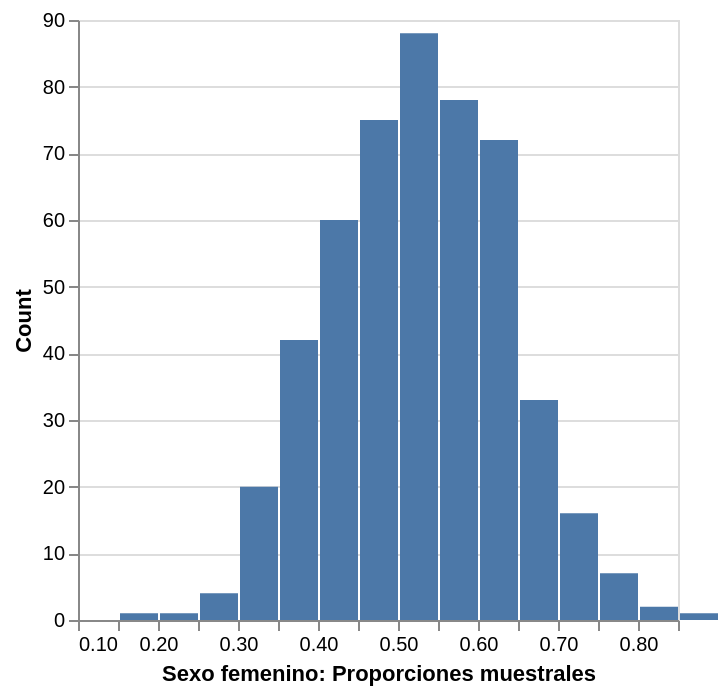

This figure's notebook cell:
### Code cell
sampling_dist = alt.Chart(sample_est).mark_bar().encode(
    x=alt.X("Proporción muestral")
        .bin(maxbins=30)
        .title("Sexo femenino: Proporciones muestrales"),
    y=alt.Y("count()").title("Count"),
)

sampling_dist

### Figure 1 — Vega specification as saved in the notebook (floating-point values rounded to 4 significant figures)
{"$schema": "https://vega.github.io/schema/vega/v6.json", "data": [{"name": "source_0", "values": [{"__count": 42, "bin_maxbins_30_Proporción muestral": 0.35, "bin_maxbins_30_Proporción muestral_end": 0.4}, {"__count": 33, "bin_maxbins_30_Proporción muestral": 0.65, "bin_maxbins_30_Proporción muestral_end": 0.7}, {"__count": 78, "bin_maxbins_30_Proporción muestral": 0.55, "bin_maxbins_30_Proporción muestral_end": 0.6}, {"__count": 75, "bin_maxbins_30_Proporción muestral": 0.45, "bin_maxbins_30_Proporción muestral_end": 0.5}, {"__count": 60, "bin_maxbins_30_Proporción muestral": 0.4, "bin_maxbins_30_Proporción muestral_end": 0.45}, {"__count": 88, "bin_maxbins_30_Proporción muestral": 0.5, "bin_maxbins_30_Proporción muestral_end": 0.55}, {"__count": 16, "bin_maxbins_30_Proporción muestral": 0.7, "bin_maxbins_30_Proporción muestral_end": 0.75}, {"__count": 72, "bin_maxbins_30_Proporción muestral": 0.6, "bin_maxbins_30_Proporción muestral_end": 0.65}, {"__count": 20, "bin_maxbins_30_Proporción muestral": 0.3, "bin_maxbins_30_Proporción muestral_end": 0.35}, {"__count": 7, "bin_maxbins_30_Proporción muestral": 0.75, "bin_maxbins_30_Proporción muestral_end": 0.8}, {"__count": 1, "bin_maxbins_30_Proporción muestral": 0.2, "bin_maxbins_30_Proporción muestral_end": 0.25}, {"__count": 4, "bin_maxbins_30_Proporción muestral": 0.25, "bin_maxbins_30_Proporción muestral_end": 0.3}, {"__count": 2, "bin_maxbins_30_Proporción muestral": 0.8, "bin_maxbins_30_Proporción muestral_end": 0.85}, {"__count": 1, "bin_maxbins_30_Proporción muestral": 0.15, "bin_maxbins_30_Proporción muestral_end": 0.2}, {"__count": 1, "bin_maxbins_30_Proporción muestral": 0.85, "bin_maxbins_30_Proporción muestral_end": 0.9}]}, {"name": "source_0_y_domain___count", "values": [{"min": 1, "max": 88}]}], "signals": [{"name": "bin_maxbins_30_Proporci_n_muestral_bins", "value": {"fields": ["Proporción muestral"], "fname": "bin_Proporción muestral", "start": 0.1, "step": 0.05, "stop": 0.85}}], "marks": [{"type": "rect", "name": "marks", "from": {"data": "source_0"}, "encode": {"update": {"y2": {"value": 0, "scale": "y"}, "x2": {"field": "bin_maxbins_30_Proporción muestral", "scale": "x", "offset": {"signal": "0.5 + (abs(scale(\"x\", datum[\"bin_maxbins_30_Proporción muestral_end\"]) - scale(\"x\", datum[\"bin_maxbins_30_Proporción muestral\"])) < 0.25 ? -0.5 * (0.25 - (abs(scale(\"x\", datum[\"bin_maxbins_30_Proporción muestral_end\"]) - scale(\"x\", datum[\"bin_maxbins_30_Proporción muestral\"])))) : 0.5)"}}, "fill": {"value": "#4c78a8"}, "x": {"field": "bin_maxbins_30_Proporción muestral_end", "scale": "x", "offset": {"signal": "0.5 + (abs(scale(\"x\", datum[\"bin_maxbins_30_Proporción muestral_end\"]) - scale(\"x\", datum[\"bin_maxbins_30_Proporción muestral\"])) < 0.25 ? 0.5 * (0.25 - (abs(scale(\"x\", datum[\"bin_maxbins_30_Proporción muestral_end\"]) - scale(\"x\", datum[\"bin_maxbins_30_Proporción muestral\"])))) : -0.5)"}}, "y": {"field": "__count", "scale": "y"}}}, "style": ["bar"]}], "scales": [{"name": "x", "type": "linear", "domain": {"signal": "[bin_maxbins_30_Proporci_n_muestral_bins.start, bin_maxbins_30_Proporci_n_muestral_bins.stop]"}, "range": [0, {"signal": "width"}], "bins": {"signal": "bin_maxbins_30_Proporci_n_muestral_bins"}, "zero": false}, {"name": "y", "type": "linear", "domain": [{"signal": "(data(\"source_0_y_domain___count\")[0] || {}).min"}, {"signal": "(data(\"source_0_y_domain___count\")[0] || {}).max"}], "range": [{"signal": "height"}, 0], "nice": true, "zero": true}], "axes": [{"scale": "y", "tickCount": {"signal": "ceil(height/40)"}, "aria": false, "minExtent": 0, "ticks": false, "grid": true, "orient": "left", "gridScale": "x", "domain": false, "maxExtent": 0, "zindex": 0, "labels": false}, {"scale": "x", "labelFlush": true, "labelOverlap": true, "tickCount": {"signal": "ceil(width/10)"}, "orient": "bottom", "zindex": 0, "title": "Sexo femenino: Proporciones muestrales", "grid": false}, {"scale": "y", "zindex": 0, "labelOverlap": true, "orient": "left", "title": "Count", "grid": false, "tickCount": {"signal": "ceil(height/40)"}}], "style": "cell", "padding": 5, "width": 300, "height": 300, "background": "white"}
